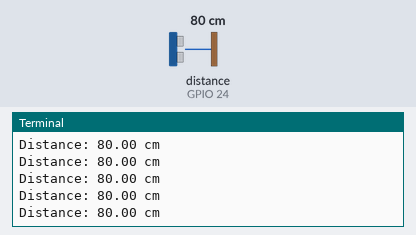
Recording of a program running on a simulated Raspberry Pi (BCM pin numbers). Shown: the last lines printed to the terminal. The inputs (shaded band) are chosen by the test bench; at power-on: distance to the obstacle (sensor on GPIO 24) 80 cm. The echo pulse lasts 58.3 µs per cm.

Above: at 1.2 s.
1.3 s: distance to the obstacle (sensor on GPIO 24) set to 2 cm
At 1.59 s:
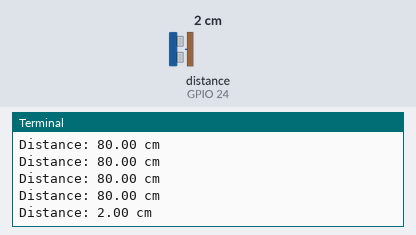
2.8 s: distance to the obstacle (sensor on GPIO 24) set to 4 cm
At 2.89 s:
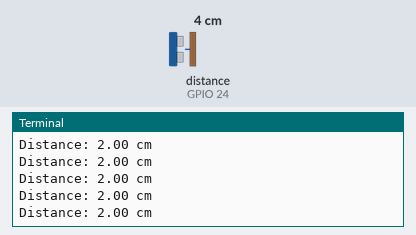
Timing chart, 0 to 5.8 s (numbered marks = the images above; inputs shaded):
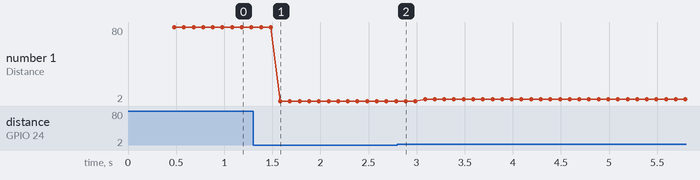

The program:

sensor-hc_sr04-check_distance.py
```python
from gpiozero import DistanceSensor
from time import sleep

sensor = DistanceSensor(echo=24, trigger=23)

while True:
    distance = sensor.distance * 100
    print(f"Distance: {distance:.2f} cm")
    sleep(0.1)
```

Measured:
- after the input at 1.3 s, the terminal: prints a new line after 0.28 s (image 1)
- plotted number 1: 80 → 2 after the input at 1.3 s, 2 → 4 after the input at 2.8 s
